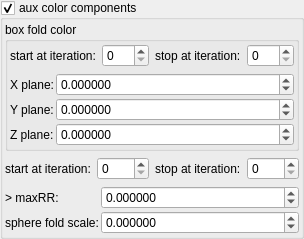
    <widget class="MyGroupBox" name="groupCheck_fold_color_aux_color_enabled_false">
     <property name="title">
      <string>aux color components</string>
     </property>
     <property name="checkable">
      <bool>true</bool>
     </property>
     <layout class="QVBoxLayout" name="verticalLayout_10">
      <property name="leftMargin">
       <number>2</number>
      </property>
      <property name="topMargin">
       <number>2</number>
      </property>
      <property name="rightMargin">
       <number>2</number>
      </property>
      <property name="bottomMargin">
       <number>2</number>
      </property>
      <item>
       <widget class="QGroupBox" name="groupBox_4">
        <property name="title">
         <string>box fold color</string>
        </property>
        <layout class="QVBoxLayout" name="verticalLayout_8">
         <property name="leftMargin">
          <number>2</number>
         </property>
         <property name="topMargin">
          <number>2</number>
         </property>
         <property name="rightMargin">
          <number>2</number>
         </property>
         <property name="bottomMargin">
          <number>2</number>
         </property>
         <item>
          <layout class="QHBoxLayout" name="horizontalLayout_19" stretch="0,1,0,1">
           <item>
            <widget class="QLabel" name="label_100">
             <property name="text">
              <string>start at iteration:</string>
             </property>
            </widget>
           </item>
           <item>
            <widget class="MySpinBox" name="spinboxInt_fold_color_start_iterations_A">
             <property name="sizePolicy">
              <sizepolicy hsizetype="Minimum" vsizetype="Maximum">
               <horstretch>0</horstretch>
               <verstretch>0</verstretch>
              </sizepolicy>
             </property>
             <property name="minimum">
              <number>0</number>
             </property>
             <property name="maximum">
              <number>999</number>
             </property>
             <property name="value">
              <number>0</number>
             </property>
            </widget>
           </item>
           <item>
            <widget class="QLabel" name="label_72">
             <property name="text">
              <string>stop at iteration:</string>
             </property>
            </widget>
           </item>
           <item>
            <widget class="MySpinBox" name="spinboxInt_fold_color_stop_iterations_A">
             <property name="sizePolicy">
              <sizepolicy hsizetype="Preferred" vsizetype="Maximum">
               <horstretch>0</horstretch>
               <verstretch>0</verstretch>
              </sizepolicy>
             </property>
             <property name="maximum">
              <number>999</number>
             </property>
            </widget>
           </item>
          </layout>
         </item>
         <item>
          <layout class="QGridLayout" name="gridLayout_31" columnstretch="0,1">
           <property name="spacing">
            <number>2</number>
           </property>
           <item row="0" column="0">
            <widget class="QLabel" name="label_37">
             <property name="text">
              <string>X plane:</string>
             </property>
            </widget>
           </item>
           <item row="1" column="0">
            <widget class="QLabel" name="label_43">
             <property name="text">
              <string>Y plane:</string>
             </property>
            </widget>
           </item>
           <item row="2" column="0">
            <widget class="QLabel" name="label_45">
             <property name="text">
              <string>Z plane:</string>
             </property>
            </widget>
           </item>
           <item row="0" column="1">
            <widget class="MyDoubleSpinBox" name="spinbox4_fold_color_difs_0000_x">
             <property name="sizePolicy">
              <sizepolicy hsizetype="Minimum" vsizetype="Maximum">
               <horstretch>0</horstretch>
               <verstretch>0</verstretch>
              </sizepolicy>
             </property>
             <property name="prefix">
              <string/>
             </property>
             <property name="suffix">
              <string/>
             </property>
             <property name="decimals">
              <number>6</number>
             </property>
             <property name="minimum">
              <double>-99.998999999999995</double>
             </property>
             <property name="maximum">
              <double>99.998999999999995</double>
             </property>
             <property name="singleStep">
              <double>0.010000000000000</double>
             </property>
            </widget>
           </item>
           <item row="1" column="1">
            <widget class="MyDoubleSpinBox" name="spinbox4_fold_color_difs_0000_y">
             <property name="sizePolicy">
              <sizepolicy hsizetype="Minimum" vsizetype="Maximum">
               <horstretch>0</horstretch>
               <verstretch>0</verstretch>
              </sizepolicy>
             </property>
             <property name="prefix">
              <string/>
             </property>
             <property name="suffix">
              <string/>
             </property>
             <property name="decimals">
              <number>6</number>
             </property>
             <property name="minimum">
              <double>-99.998999999999995</double>
             </property>
             <property name="maximum">
              <double>99.998999999999995</double>
             </property>
             <property name="singleStep">
              <double>0.010000000000000</double>
             </property>
            </widget>
           </item>
           <item row="2" column="1">
            <widget class="MyDoubleSpinBox" name="spinbox4_fold_color_difs_0000_z">
             <property name="sizePolicy">
              <sizepolicy hsizetype="Minimum" vsizetype="Maximum">
               <horstretch>0</horstretch>
               <verstretch>0</verstretch>
              </sizepolicy>
             </property>
             <property name="prefix">
              <string/>
             </property>
             <property name="suffix">
              <string/>
             </property>
             <property name="decimals">
              <number>6</number>
             </property>
             <property name="minimum">
              <double>-99.998999999999995</double>
             </property>
             <property name="maximum">
              <double>99.998999999999995</double>
             </property>
             <property name="singleStep">
              <double>0.010000000000000</double>
             </property>
            </widget>
           </item>
          </layout>
         </item>
        </layout>
       </widget>
      </item>
      <item>
       <layout class="QHBoxLayout" name="horizontalLayout_20" stretch="0,1,0,1">
        <item>
         <widget class="QLabel" name="label_101">
          <property name="text">
           <string>start at iteration:</string>
          </property>
         </widget>
        </item>
        <item>
         <widget class="MySpinBox" name="spinboxInt_transf_start_iterations_K">
          <property name="sizePolicy">
           <sizepolicy hsizetype="Minimum" vsizetype="Maximum">
            <horstretch>0</horstretch>
            <verstretch>0</verstretch>
           </sizepolicy>
          </property>
          <property name="minimum">
           <number>0</number>
          </property>
          <property name="maximum">
           <number>999</number>
          </property>
          <property name="value">
           <number>0</number>
          </property>
         </widget>
        </item>
        <item>
         <widget class="QLabel" name="label_73">
          <property name="text">
           <string>stop at iteration:</string>
          </property>
         </widget>
        </item>
        <item>
         <widget class="MySpinBox" name="spinboxInt_transf_stop_iterations_K">
          <property name="sizePolicy">
           <sizepolicy hsizetype="Preferred" vsizetype="Maximum">
            <horstretch>0</horstretch>
            <verstretch>0</verstretch>
           </sizepolicy>
          </property>
          <property name="maximum">
           <number>999</number>
          </property>
         </widget>
        </item>
       </layout>
      </item>
      <item>
       <layout class="QGridLayout" name="gridLayout_32" columnstretch="0,1">
        <property name="spacing">
         <number>2</number>
        </property>
        <item row="0" column="0">
         <widget class="QLabel" name="label_47">
          <property name="text">
           <string>&gt; maxRR:</string>
          </property>
         </widget>
        </item>
        <item row="1" column="0">
         <widget class="QLabel" name="label_48">
          <property name="text">
           <string>sphere fold scale:</string>
          </property>
         </widget>
        </item>
        <item row="0" column="1">
         <widget class="MyDoubleSpinBox" name="spinbox4_fold_color_difs_0000_w">
          <property name="sizePolicy">
           <sizepolicy hsizetype="Minimum" vsizetype="Maximum">
            <horstretch>0</horstretch>
            <verstretch>0</verstretch>
           </sizepolicy>
          </property>
          <property name="prefix">
           <string/>
          </property>
          <property name="suffix">
           <string/>
          </property>
          <property name="decimals">
           <number>6</number>
          </property>
          <property name="minimum">
           <double>-99.998999999999995</double>
          </property>
          <property name="maximum">
           <double>99.998999999999995</double>
          </property>
          <property name="singleStep">
           <double>0.010000000000000</double>
          </property>
         </widget>
        </item>
        <item row="1" column="1">
         <widget class="MyDoubleSpinBox" name="spinbox_mandelbox_color_Sp1">
          <property name="sizePolicy">
           <sizepolicy hsizetype="Minimum" vsizetype="Maximum">
            <horstretch>0</horstretch>
            <verstretch>0</verstretch>
           </sizepolicy>
          </property>
          <property name="prefix">
           <string/>
          </property>
          <property name="suffix">
           <string/>
          </property>
          <property name="decimals">
           <number>6</number>
          </property>
          <property name="minimum">
           <double>-99.998999999999995</double>
          </property>
          <property name="maximum">
           <double>99.998999999999995</double>
          </property>
          <property name="singleStep">
           <double>0.010000000000000</double>
          </property>
         </widget>
        </item>
       </layout>
      </item>
     </layout>
    </widget>
